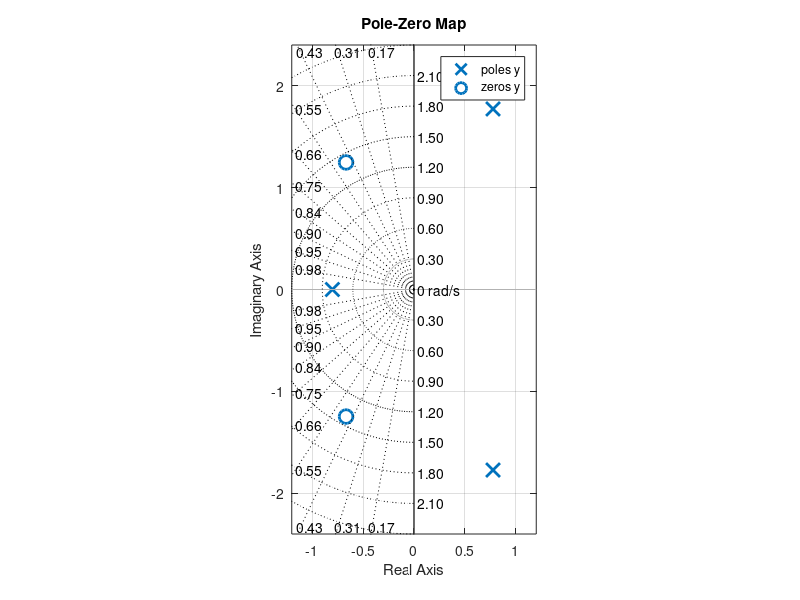

This chart was generated by the following MATLAB code:
% Numeritor and Denominators:
num=[1.5,2,3];
den=[2,-1.5,5,6];

% Fucntion:
y=tf(num,den);
pzmap(y);

axis equal;
sgrid;